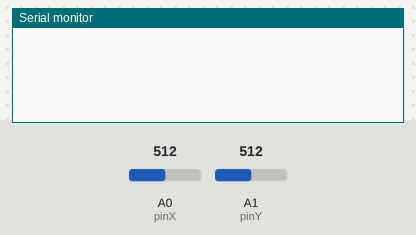
This sketch was run on a simulated Arduino Uno, built with avr-gcc and run on an emulated ATmega328P. Parts: the last lines printed to the serial monitor. The test bench sets the inputs (shaded band); at power-on: A0 (pinX) = 512, A1 (pinY) = 512.

Above: at 1.2 s.
1.3 s: A0 (pinX) set to 910
At 1.7 s:
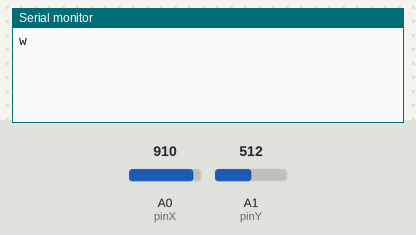
2.8 s: A1 (pinY) set to 1023
At 4.0 s:
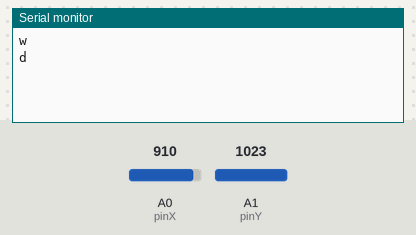
4.3 s: A0 (pinX) set to 90
At 5.2 s:
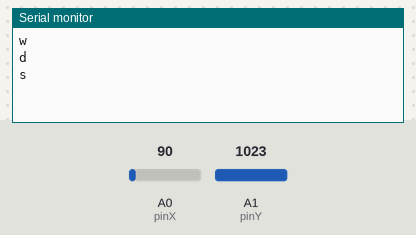
5.8 s: A1 (pinY) set to 0
At 6.3 s:
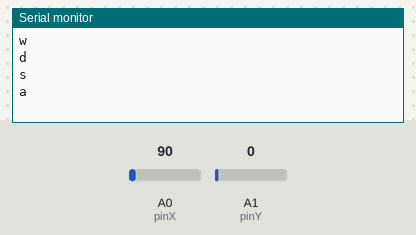

Measured:
- after the input at 1.3 s, the serial monitor: prints a new line at once (image 1)
- after the input at 2.8 s, the serial monitor: prints a new line at once (image 2)
- after the input at 4.3 s, the serial monitor: prints a new line at once (image 3)
- after the input at 5.8 s, the serial monitor: prints a new line at once (image 4)

The sketch:

joystick_test.ino
```cpp
// Test Arduino code for Joystick

const int pinX = A0; // Joystick X axis
const int pinY = A1; // Joystick Y axis

volatile bool joyFlag = false;
volatile int joyX = 0;
volatile int joyY = 0;

// Character variables to keep track of messaging direction
char currDir = 0;
char newDir = 0;

// Config Timer 2 for 61Hz interrupt
// Used for joystick polling
void configTimer2()
{
    // 16 MHz clock is used
    TCCR2A  = 0x00;
    TCCR2B  = 0x00;
    TCNT2   = 0x00;

    // Set clock prescaler to clk/1024
    // Set normal mode (interrupt at MAX)
    // Frequency = 15625 / 255 = 61.27 Hz
    TCCR2B  |= (1 << CS22) | (1 << CS20);
    // Enable Overflow Interrupt
    TIMSK2  = (1 << TOIE2);
}

void setup() {
  cli();
  pinMode(pinX, INPUT);
  pinMode(pinY, INPUT);
  configTimer2();
  Serial.begin(115200);
  sei();
}

void loop()
{
  // Only perform a joystick update when commanded by the Timer2 ISR
  if (joyFlag == true)
  {
    // Orientation of the joystick is set where the pins are DOWN
    // (So it can be plugged into a breadboard)
    // That sets the following:
    // UP:    X = 1023  Y = 511
    // DOWN:  X = 0     Y = 511
    // LEFT:  X = 511   Y = 0
    // RIGHT: X = 511   Y = 1023

    // Down
    if ( (joyX < 100) && (joyY > joyX) )
    {
        newDir = 's';
    }
    // Up
    else if ( (joyX > 900) && (joyY < joyX) )
    {
        newDir = 'w';
    }
    // Right
    else if ( (joyY > 900) && (joyY > joyX) )
    {
        newDir = 'd';
    }
    // Left
    else if ( (joyY < 100) && (joyY < joyX) )
    {
        newDir = 'a';
    }

    // Determine if a new direction should be sent
    if (newDir != currDir)
    {
      Serial.println(newDir);
      currDir = newDir;
    }

    // Reset the joystick update flag
    joyFlag = false;
  }
}

// ISRs

// Timer 2 ISR
ISR(TIMER2_OVF_vect)
{
  joyX = analogRead(pinX);     // Read the X axis analog value
  joyY = analogRead(pinY);     // Read the Y axis analog value

  // Mark that a joystick update should occur
  joyFlag = true;
}
```
